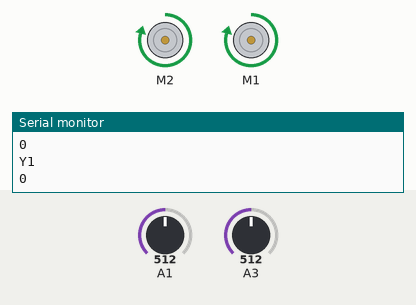
Recording of a sketch running on a simulated Arduino Uno, built with avr-gcc and run on an emulated ATmega328P. Shown: 2 × DC motor (green arrow = forward, orange = backward, longer = faster), the last lines printed to the serial monitor. Inputs (shaded band) come from the test bench; at power-on: A1 = 512, A3 = 512.

Above: at 1.2 s.
1.3 s: A1 set to 716
At 2.2 s:
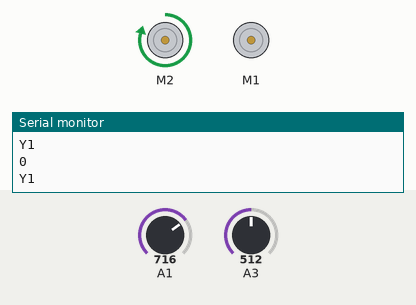
2.8 s: A3 set to 716
At 3.1 s:
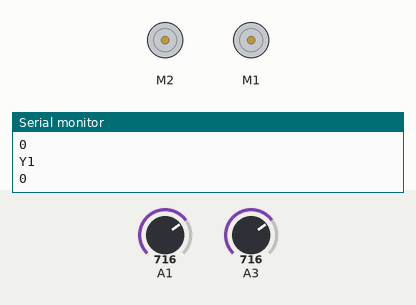
4.3 s: A1 set to 695
At 5.4 s:
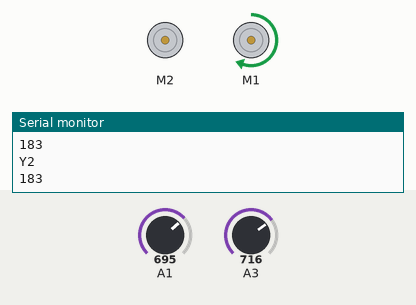
5.8 s: A3 set to 701
At 6.2 s:
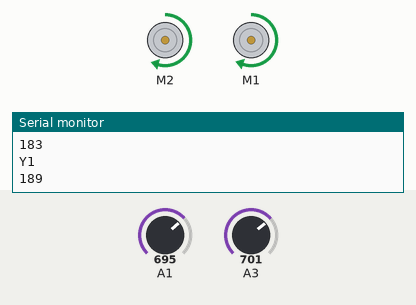
7.3 s: A1 set to 511
At 8.4 s:
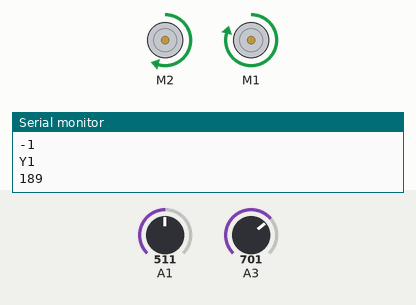
8.8 s: A3 set to 810
At 9.3 s:
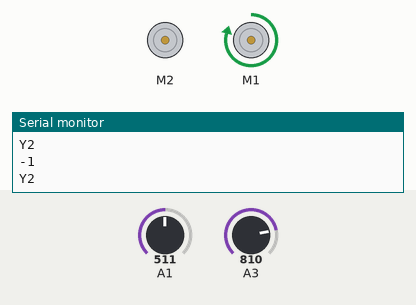
Timing chart, 0 to 11.3 s (numbered marks = the images above; inputs shaded):
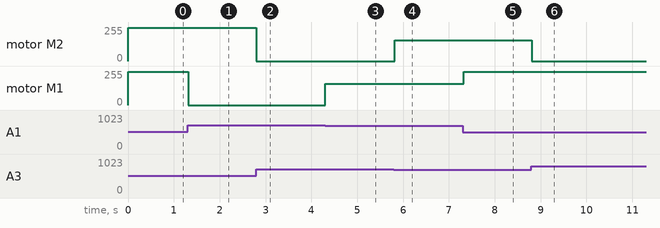

Measured:
- the behaviour switches between 712 and 711 on A1 (found by bisection; images 2 and 3)
- the behaviour switches between 712 and 711 on A3 (found by bisection; images 3 and 4)
- after the input at 1.3 s, motor M1: forward 250/255 → stopped at once
- after the input at 2.8 s, motor M2: forward 250/255 → stopped at once
- after the input at 4.3 s, motor M1: stopped → forward 158/255 at once
- after the input at 5.8 s, motor M2: stopped → forward 155/255 at once
- after the input at 7.3 s, motor M1: forward 158/255 → forward 250/255 at once
- after the input at 8.8 s, motor M2: forward 155/255 → stopped at once

The sketch:

BalanceV07.ino
```cpp
#include <Makeblock.h>
#include <Arduino.h>
#include <SoftwareSerial.h>
#include <Wire.h>

int nStepCount = 0;
int iStepDir1 = 0;
int iStepDir2 = 0;

int motorSpeed = 100;

#define JOYSTICK_MAX_THRES  800
#define JOYSTICK_MIN_THRES  200
#define MOVE_DIR_UP  1
#define MOVE_DIR_DOWN  -1
#define MOVE_DIR_STAY  0

MeJoystick joystick1(PORT_8);
MeJoystick joystick2(PORT_7);

MeLimitSwitch limitSwitch1(PORT_4);
MeLimitSwitch limitSwitch2(PORT_3);

MeDCMotor motor1(M2);
MeDCMotor motor2(M1);


int y1 = 0;      // a variable for the Joystick's x value
int y2 = 0;      // a variable for the Joystick's y value

void setup()
{
  Serial.begin(9600);
}

void loop()
{
  ///NO1 Motor control
  y1 = joystick1.readY();


  if(y1 < JOYSTICK_MIN_THRES){
    iStepDir1 = MOVE_DIR_UP;
    motorSpeed = (500 - y1) / 2;
  Serial.println("Y1");
  Serial.println(y1);
  }
  else if(y1 > JOYSTICK_MAX_THRES){
    iStepDir1 = MOVE_DIR_DOWN;
    motorSpeed = (y1 -500) / 2;
  }
  else{
    iStepDir1 = MOVE_DIR_STAY;
    motorSpeed = 0;
  }

   if(limitSwitch1.touched() && iStepDir1==-1){
      iStepDir1 = MOVE_DIR_STAY;
      motor1.run(100);
      delay(100);
      motor1.stop();
   }

  if(iStepDir1==MOVE_DIR_UP){
    motor1.run(motorSpeed);
  }
  else if(iStepDir1==MOVE_DIR_DOWN){
    motor1.run(-motorSpeed);
  }
  else{
    motor1.stop();
  }

  ///NO2 Motor control
  y2 = joystick2.readY();

  if(y2 < JOYSTICK_MIN_THRES){
    iStepDir2 = MOVE_DIR_UP;
    motorSpeed = (500 - y2) / 2;
  Serial.println("Y2");
  Serial.println(y2);
  }
  else if(y2 > JOYSTICK_MAX_THRES){
    iStepDir2 = MOVE_DIR_DOWN;
    motorSpeed = (y2 - 500) / 2;
  }
  else{
    iStepDir2 = MOVE_DIR_STAY;
    motorSpeed = 0;
  }

  if(limitSwitch2.touched() && iStepDir2==-1){
      iStepDir2 = MOVE_DIR_STAY;
      motor2.run(100);
      delay(100);
      motor2.stop();
  }

  if(iStepDir2==MOVE_DIR_UP){
    motor2.run(motorSpeed);
  }
  else if(iStepDir2==MOVE_DIR_DOWN){
    motor2.run(-motorSpeed);
  }
  else{
    motor2.stop();
  }

}
```
